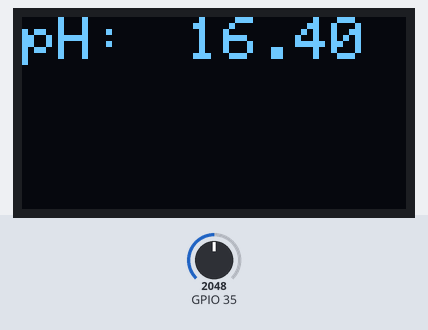
Recording of a sketch running on a simulated ESP32. Shown: 128×64 one-colour display. The test bench sets the inputs (shaded band); at power-on: GPIO 35 = 2048. What the sketch prints to the serial monitor is not drawn.

Above: at 1.9 s.
2.0 s: GPIO 35 set to 2086
At 4.3 s:
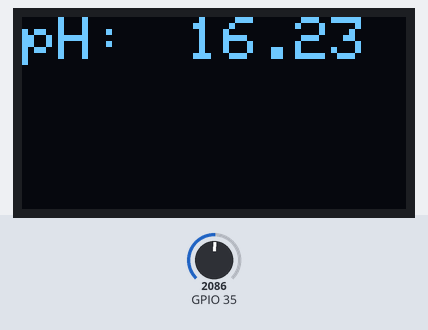
5.0 s: GPIO 35 set to 2047
At 7.0 s:
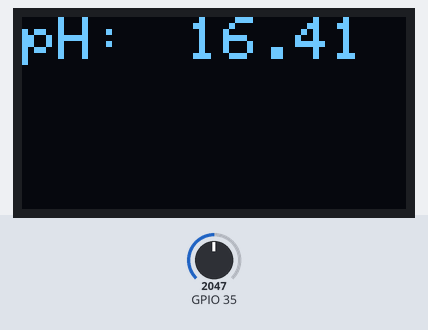
8.0 s: GPIO 35 set to 1228
At 9.8 s:
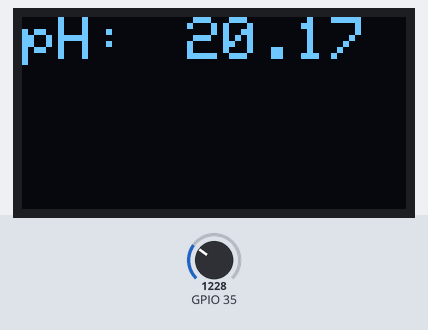
Timing chart, 0 to 11.3 s (numbered marks = the images above; inputs shaded):
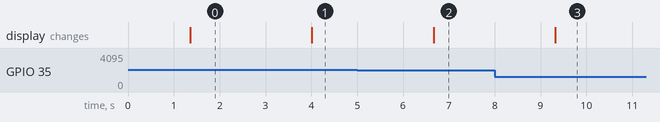

The sketch:

pH_calibration.ino
```cpp
#include <Wire.h>
#include <Adafruit_GFX.h>
#include <Adafruit_SSD1306.h>
#include <SimpleTimer.h>

SimpleTimer timer;

float calibration_value = 21.34 + 4.47 ;
int phval = 0;
unsigned long int avgval;
int buffer_arr[10],temp;

float ph_act;
// for the OLED display

#define SCREEN_WIDTH 128 // OLED display width, in pixels
#define SCREEN_HEIGHT 64 // OLED display height, in pixels

// Declaration for an SSD1306 display connected to I2C (SDA, SCL pins)
#define OLED_RESET     -1 // Reset pin # (or -1 if sharing Arduino reset pin)
Adafruit_SSD1306 display(SCREEN_WIDTH, SCREEN_HEIGHT, &Wire, OLED_RESET);

void setup()
{
  Wire.begin();
 Serial.begin(9600);
  display.begin(SSD1306_SWITCHCAPVCC, 0x3C);
  display.clearDisplay();
  display.setTextColor(WHITE);


timer.setInterval(500L, display_pHValue);
}
void loop() {
  timer.run(); // Initiates SimpleTimer
 for(int i=0;i<10;i++)
 {
 buffer_arr[i]=analogRead(35);
 delay(30);
 }
 for(int i=0;i<9;i++)
 {
 for(int j=i+1;j<10;j++)
 {
 if(buffer_arr[i]>buffer_arr[j])
 {
 temp=buffer_arr[i];
 buffer_arr[i]=buffer_arr[j];
 buffer_arr[j]=temp;
 }
 }
 }
 avgval=0;
 for(int i=2;i<8;i++)
 avgval+=buffer_arr[i];
 float volt=(float)avgval*3.3/4096/6;
  ph_act = -5.70 * volt + calibration_value;

 Serial.print("pH Val: ");
 Serial.println(ph_act);
 delay(1000);
}

void display_pHValue()
{
     // display on Oled display

   // Oled display
  display.clearDisplay();
  display.setTextSize(2);
  display.setCursor(0,0); // column row
  display.print("pH:");

  display.setTextSize(2);
  display.setCursor(55, 0);
  display.print(ph_act);
  display.display();
}
```

Measured:
- the behaviour switches between 2050 and 2051 on GPIO 35 (found by bisection; images 0 and 1)
- after the input at 2.0 s, the display: changes after 2.0 s (image 1)
- after the input at 5.0 s, the display: changes after 1.7 s (image 2)
- after the input at 8.0 s, the display: changes after 1.3 s (image 3)
